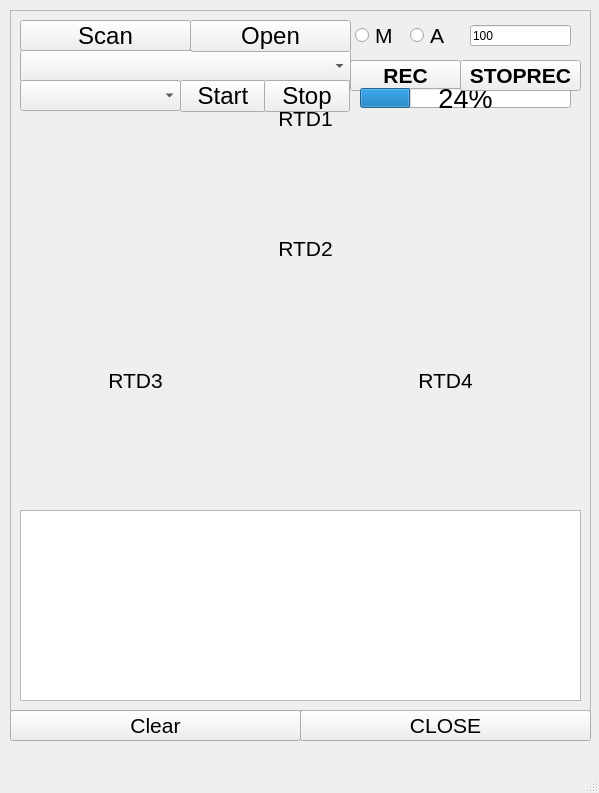
<?xml version="1.0" encoding="UTF-8"?>
<ui version="4.0">
 <class>mainWindow</class>
 <widget class="QMainWindow" name="mainWindow">
  <property name="geometry">
   <rect>
    <x>0</x>
    <y>0</y>
    <width>599</width>
    <height>793</height>
   </rect>
  </property>
  <property name="windowTitle">
   <string>MainWindow</string>
  </property>
  <widget class="QWidget" name="centralwidget">
   <widget class="QPushButton" name="close_btn">
    <property name="geometry">
     <rect>
      <x>300</x>
      <y>710</y>
      <width>291</width>
      <height>31</height>
     </rect>
    </property>
    <property name="font">
     <font>
      <pointsize>16</pointsize>
     </font>
    </property>
    <property name="text">
     <string>CLOSE</string>
    </property>
   </widget>
   <widget class="QFrame" name="frame_2">
    <property name="geometry">
     <rect>
      <x>10</x>
      <y>10</y>
      <width>581</width>
      <height>701</height>
     </rect>
    </property>
    <property name="frameShape">
     <enum>QFrame::StyledPanel</enum>
    </property>
    <property name="frameShadow">
     <enum>QFrame::Raised</enum>
    </property>
    <widget class="QPushButton" name="scan_btn">
     <property name="geometry">
      <rect>
       <x>10</x>
       <y>10</y>
       <width>171</width>
       <height>31</height>
      </rect>
     </property>
     <property name="font">
      <font>
       <pointsize>18</pointsize>
      </font>
     </property>
     <property name="text">
      <string>Scan</string>
     </property>
    </widget>
    <widget class="QComboBox" name="serial_comboBox">
     <property name="geometry">
      <rect>
       <x>10</x>
       <y>40</y>
       <width>331</width>
       <height>32</height>
      </rect>
     </property>
     <property name="font">
      <font>
       <pointsize>15</pointsize>
      </font>
     </property>
    </widget>
    <widget class="QComboBox" name="speed_comboBox">
     <property name="geometry">
      <rect>
       <x>10</x>
       <y>70</y>
       <width>161</width>
       <height>31</height>
      </rect>
     </property>
     <property name="sizePolicy">
      <sizepolicy hsizetype="Preferred" vsizetype="Fixed">
       <horstretch>0</horstretch>
       <verstretch>0</verstretch>
      </sizepolicy>
     </property>
     <property name="font">
      <font>
       <pointsize>15</pointsize>
      </font>
     </property>
    </widget>
    <widget class="QPushButton" name="open_btn">
     <property name="geometry">
      <rect>
       <x>180</x>
       <y>10</y>
       <width>161</width>
       <height>32</height>
      </rect>
     </property>
     <property name="font">
      <font>
       <pointsize>18</pointsize>
      </font>
     </property>
     <property name="text">
      <string>Open</string>
     </property>
    </widget>
    <widget class="QTextBrowser" name="log">
     <property name="geometry">
      <rect>
       <x>10</x>
       <y>500</y>
       <width>561</width>
       <height>191</height>
      </rect>
     </property>
    </widget>
    <widget class="QPushButton" name="start_serial_btn">
     <property name="geometry">
      <rect>
       <x>170</x>
       <y>70</y>
       <width>86</width>
       <height>32</height>
      </rect>
     </property>
     <property name="font">
      <font>
       <pointsize>18</pointsize>
      </font>
     </property>
     <property name="text">
      <string>Start</string>
     </property>
    </widget>
    <widget class="QPushButton" name="stop_serial_btn">
     <property name="geometry">
      <rect>
       <x>254</x>
       <y>70</y>
       <width>86</width>
       <height>32</height>
      </rect>
     </property>
     <property name="font">
      <font>
       <pointsize>18</pointsize>
      </font>
     </property>
     <property name="text">
      <string>Stop</string>
     </property>
    </widget>
    <widget class="QPushButton" name="recording_btn">
     <property name="geometry">
      <rect>
       <x>340</x>
       <y>50</y>
       <width>111</width>
       <height>31</height>
      </rect>
     </property>
     <property name="font">
      <font>
       <pointsize>16</pointsize>
       <weight>75</weight>
       <italic>false</italic>
       <bold>true</bold>
      </font>
     </property>
     <property name="text">
      <string>REC</string>
     </property>
    </widget>
    <widget class="PlotWidget" name="rtd1_plot" native="true">
     <property name="geometry">
      <rect>
       <x>10</x>
       <y>120</y>
       <width>561</width>
       <height>101</height>
      </rect>
     </property>
    </widget>
    <widget class="PlotWidget" name="rtd3_plot" native="true">
     <property name="geometry">
      <rect>
       <x>10</x>
       <y>390</y>
       <width>275</width>
       <height>101</height>
      </rect>
     </property>
    </widget>
    <widget class="QLabel" name="label">
     <property name="geometry">
      <rect>
       <x>220</x>
       <y>100</y>
       <width>151</width>
       <height>16</height>
      </rect>
     </property>
     <property name="font">
      <font>
       <pointsize>16</pointsize>
      </font>
     </property>
     <property name="text">
      <string>RTD1</string>
     </property>
     <property name="alignment">
      <set>Qt::AlignCenter</set>
     </property>
    </widget>
    <widget class="QLabel" name="label_2">
     <property name="geometry">
      <rect>
       <x>30</x>
       <y>360</y>
       <width>191</width>
       <height>20</height>
      </rect>
     </property>
     <property name="font">
      <font>
       <pointsize>16</pointsize>
      </font>
     </property>
     <property name="text">
      <string>RTD3</string>
     </property>
     <property name="alignment">
      <set>Qt::AlignCenter</set>
     </property>
    </widget>
    <widget class="QProgressBar" name="recording_bar">
     <property name="geometry">
      <rect>
       <x>350</x>
       <y>78</y>
       <width>211</width>
       <height>20</height>
      </rect>
     </property>
     <property name="font">
      <font>
       <pointsize>20</pointsize>
      </font>
     </property>
     <property name="value">
      <number>24</number>
     </property>
    </widget>
    <widget class="PlotWidget" name="rtd2_plot" native="true">
     <property name="geometry">
      <rect>
       <x>10</x>
       <y>250</y>
       <width>561</width>
       <height>101</height>
      </rect>
     </property>
    </widget>
    <widget class="QLabel" name="label_3">
     <property name="geometry">
      <rect>
       <x>220</x>
       <y>230</y>
       <width>151</width>
       <height>16</height>
      </rect>
     </property>
     <property name="font">
      <font>
       <pointsize>16</pointsize>
      </font>
     </property>
     <property name="text">
      <string>RTD2</string>
     </property>
     <property name="alignment">
      <set>Qt::AlignCenter</set>
     </property>
    </widget>
    <widget class="QPushButton" name="stoprecording_btn">
     <property name="geometry">
      <rect>
       <x>450</x>
       <y>50</y>
       <width>121</width>
       <height>31</height>
      </rect>
     </property>
     <property name="font">
      <font>
       <pointsize>16</pointsize>
       <weight>75</weight>
       <italic>false</italic>
       <bold>true</bold>
      </font>
     </property>
     <property name="text">
      <string>STOPREC</string>
     </property>
    </widget>
    <widget class="QLabel" name="label_4">
     <property name="geometry">
      <rect>
       <x>340</x>
       <y>360</y>
       <width>191</width>
       <height>20</height>
      </rect>
     </property>
     <property name="font">
      <font>
       <pointsize>16</pointsize>
      </font>
     </property>
     <property name="text">
      <string>RTD4</string>
     </property>
     <property name="alignment">
      <set>Qt::AlignCenter</set>
     </property>
    </widget>
    <widget class="PlotWidget" name="rtd4_plot" native="true">
     <property name="geometry">
      <rect>
       <x>295</x>
       <y>390</y>
       <width>275</width>
       <height>101</height>
      </rect>
     </property>
    </widget>
    <widget class="QRadioButton" name="manual_btn">
     <property name="geometry">
      <rect>
       <x>345</x>
       <y>15</y>
       <width>51</width>
       <height>20</height>
      </rect>
     </property>
     <property name="font">
      <font>
       <pointsize>16</pointsize>
       <weight>50</weight>
       <bold>false</bold>
      </font>
     </property>
     <property name="text">
      <string>M</string>
     </property>
    </widget>
    <widget class="QLineEdit" name="data_len_input">
     <property name="geometry">
      <rect>
       <x>460</x>
       <y>15</y>
       <width>101</width>
       <height>21</height>
      </rect>
     </property>
     <property name="text">
      <string>100</string>
     </property>
    </widget>
    <widget class="QRadioButton" name="auto_btn">
     <property name="geometry">
      <rect>
       <x>400</x>
       <y>15</y>
       <width>51</width>
       <height>20</height>
      </rect>
     </property>
     <property name="font">
      <font>
       <pointsize>16</pointsize>
       <weight>50</weight>
       <bold>false</bold>
      </font>
     </property>
     <property name="text">
      <string>A</string>
     </property>
    </widget>
   </widget>
   <widget class="QPushButton" name="clear_btn">
    <property name="geometry">
     <rect>
      <x>10</x>
      <y>710</y>
      <width>291</width>
      <height>31</height>
     </rect>
    </property>
    <property name="font">
     <font>
      <pointsize>16</pointsize>
     </font>
    </property>
    <property name="text">
     <string>Clear</string>
    </property>
   </widget>
  </widget>
  <widget class="QMenuBar" name="menubar">
   <property name="geometry">
    <rect>
     <x>0</x>
     <y>0</y>
     <width>599</width>
     <height>24</height>
    </rect>
   </property>
  </widget>
  <widget class="QStatusBar" name="statusbar"/>
 </widget>
 <customwidgets>
  <customwidget>
   <class>PlotWidget</class>
   <extends>QWidget</extends>
   <header>pyqtgraph</header>
   <container>1</container>
  </customwidget>
 </customwidgets>
 <resources/>
 <connections/>
</ui>
